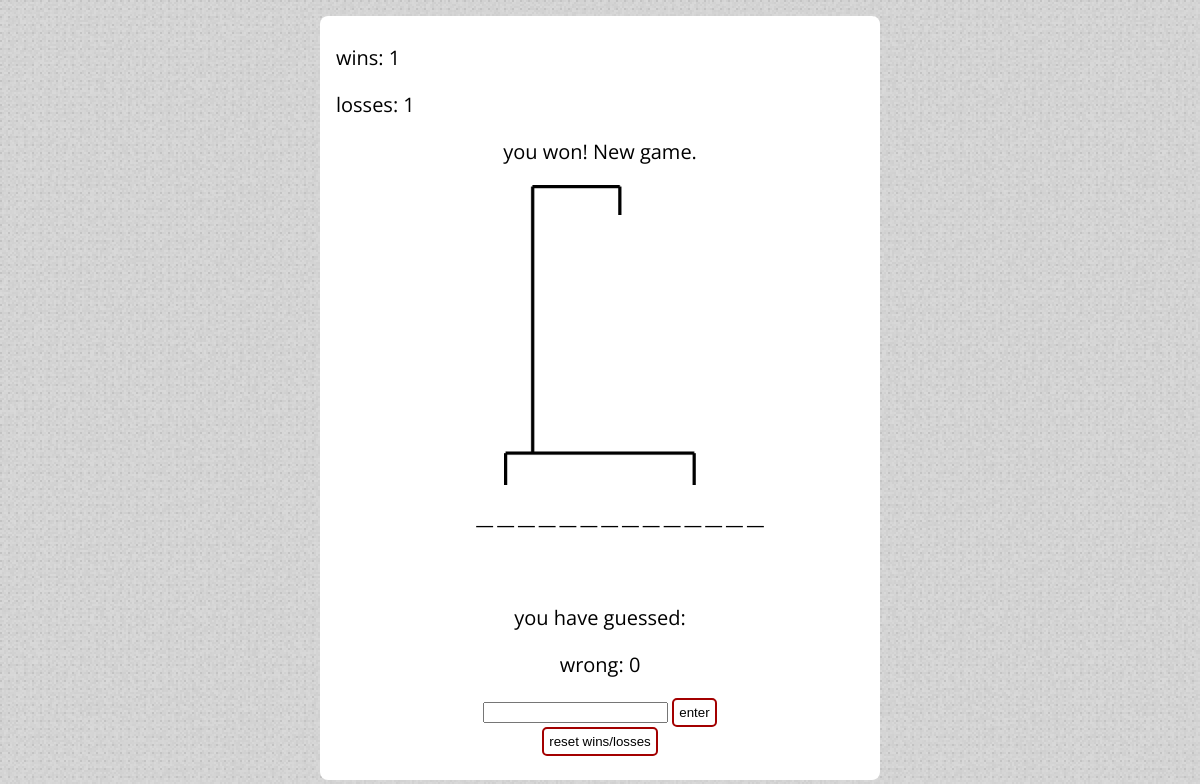
The app's page /hangman/index.html, older data.
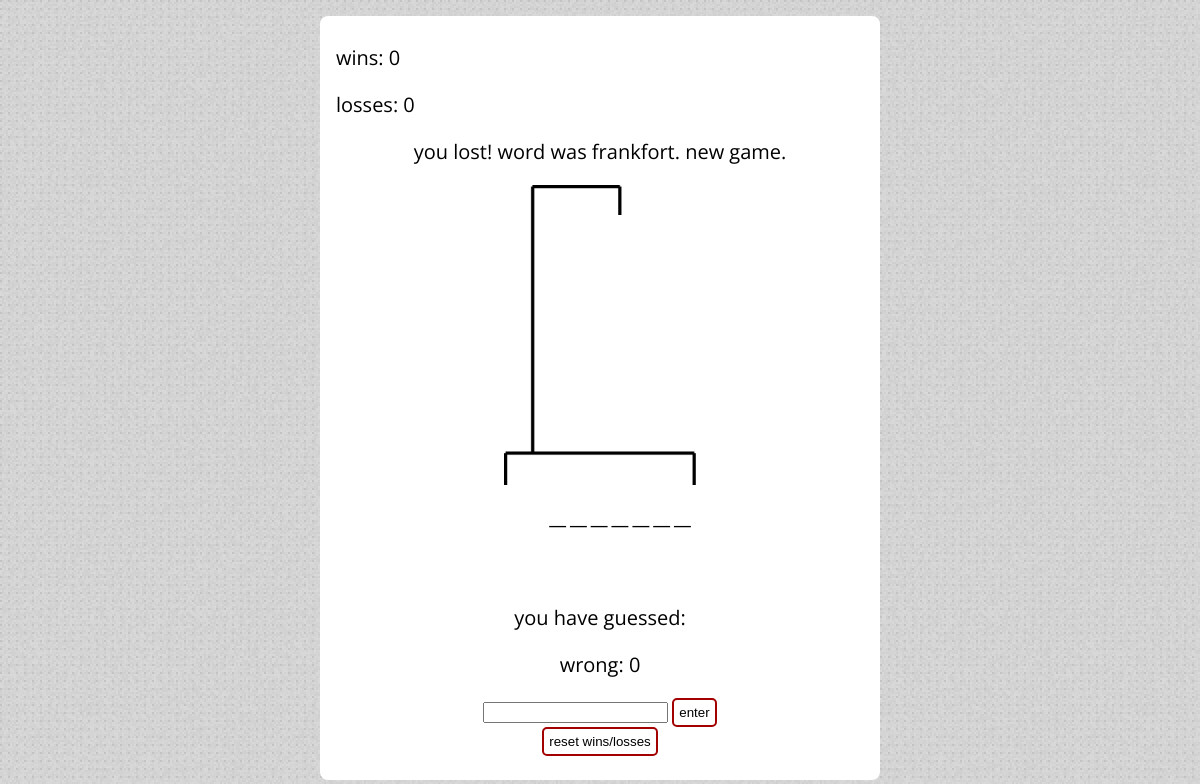
The same page, newer data.
### hangman/models.py (models this page shows, shortened)
class Game(models.Model):
	word = models.CharField(max_length=100)
	word_length = models.IntegerField(default=0)
	current_state = models.CharField(max_length=100)
	guessed_letters = models.CharField(max_length=26,default='')
	wrong_guesses = models.IntegerField(default=0)
	current = models.BooleanField(default=False)
	status = models.CharField(max_length=50, default="New Game - Guess a letter")
	wins = models.IntegerField(default=0)
	losses = models.IntegerField(default=0)

### hangman/views.py (the view)
# urls.py: url(r'index.html', views.index, name='index'),
def index(request):
	random_word = Game.objects.get(current=True)
	template = loader.get_template('hangman/index.html')
	form = GuessForm()
	context = RequestContext(request, {
        'word':random_word,
        'form':form,
        'status':random_word.status,
        'wins':Game.objects.aggregate(Sum('wins'))['wins__sum'],
        'losses':Game.objects.aggregate(Sum('losses'))['losses__sum'],
        'wrong':random_word.wrong_guesses
    })
	return HttpResponse(template.render(context))

### hangman/forms.py
class GuessForm(forms.Form):
    guess = forms.CharField(label='Your guess', max_length=100, widget=forms.TextInput(attrs={'autofocus': 'autofocus'}))

### hangman/templates/hangman/index.html (shortened to what this page needs)
{% load staticfiles %}
<link rel="stylesheet" type="text/css" href="{% static 'hangman/style.css' %}" />
<head>
</head>
<body>
	<div id="container">
	<div id="winloss">
		<p> wins: {{wins}} </p>
	    <p> losses: {{losses}} </p>
	</div>
	<center>
	<p> {{status}} </p>
	<img src='{{STATIC_URL}}hangman/media/{{wrong}}_wrong.png' height=300px></center>
	<div id="game_stats"><center>
	    <ul>
			{% for w in word.current_state %}
		        <li>{{w}}</li>
			{% endfor %}
		</ul>
			<br><br>
			<p>you have guessed: {{word.guessed_letters}} </p>
	 	   	<p> wrong: {{wrong}}</p>
	</div>
	<div id="inputs"><center>
			<form action='/hangman/get_guess/' method='post'>
				{% for field in form.visible_fields %}
					{{ field }}
				{% endfor %}
			<input class='button' type='submit' value='enter'>
			<br>
			<input class='button' type="submit" value="reset wins/losses" name="reset" />
		</form>
		</center>
	</div>
	</div>
</body>

Row changes from the older to the newer data that the page shows:
no longer on this page (row edited): Game: status "you won! New game."
now on this page (row edited): Game: status "you lost! word was frankfort. new game."
Text that changed along with them:
{{ wins }}: "1" → "0"
{{ losses }}: "1" → "0"
list line gone: "_"
